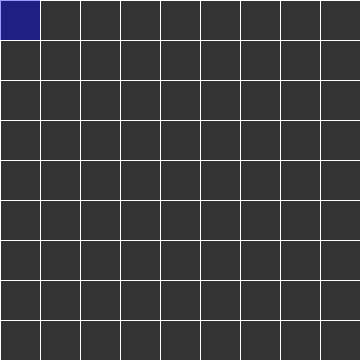
Frame 1 (no input)
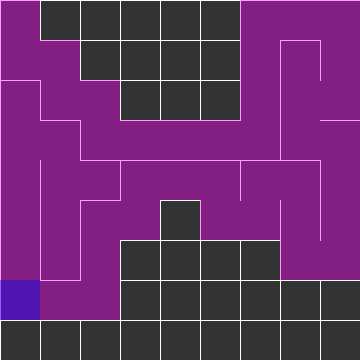
Frame 60 (the mouse pressed at the canvas centre just before this capture)
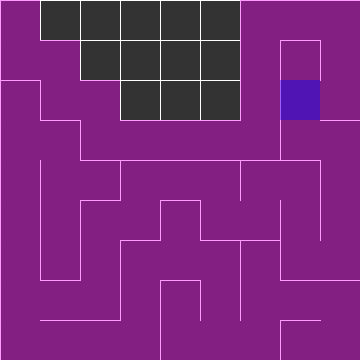
Frame 120 (the mouse held since frame 60 and released just before this capture)

The Processing sketch that drew these frames (run headless with seeded random() and noise(); from frame 60 on, the mouse is pressed at the canvas centre):

// Processing sketch: cell
// ── cell.pde
class Cell {
  int row,col;
  boolean topWall=true;
  boolean rightWall=true;
  boolean bottomWall=true;
  boolean leftWall=true;
  boolean visited = false;
  
  Cell(int i,int j){
    row=i;
    col=j;
  }


Cell checkNeighbors(){
  ArrayList<Cell> neighbors = new ArrayList<Cell>();
  Cell top = grid.get(index(row,col-1));
  Cell right  = grid.get(index(row+1, col));
  Cell bottom = grid.get(index(row, col+1));
  Cell left   = grid.get(index(row-1, col));
  if (top != null && !top.visited) {
      neighbors.add(top);
    }
    if (right != null && !right.visited) {
      neighbors.add(right);
    }
    if (bottom != null && !bottom.visited) {
      neighbors.add(bottom);
    }
    if (left != null && !left.visited) {
      neighbors.add(left);
    }
 if (neighbors.size() > 0) {
      int r = floor(random(0, neighbors.size()));
      return neighbors.get(r);
    } else {
      return null;
    }
  }
  void highlight() {
    int x = this.row*w;
    int y = this.col*w;
    noStroke();
    fill(0, 0, 255, 100);
    rect(x, y, w, w);

  }
  void show() { 
    int x = this.row*w;
    int y = this.col*w;
    stroke(255);
    if (this.topWall) {
      line(x    , y    , x + w, y);
    }
    if (this.rightWall) {
      line(x + w, y    , x + w, y + w);
    }
    if (this.bottomWall) {
      line(x + w, y + w, x    , y + w);
    }
    if (this.leftWall) {
      line(x    , y + w, x    , y);
    }

    if (this.visited) {
      noStroke();
      fill(255, 0, 255, 100);
      rect(x, y, w, w);
    }
  }
}

// ── logic.pde
int rows,cols;
int w=40;
ArrayList<Cell> grid = new ArrayList<Cell>();

Cell current;
ArrayList<Cell> stack = new ArrayList<Cell>();
public void settings() {
  size(360, 360);
}
void setup() {
  //size(600, 600);
  cols = floor(width/w);
  rows = floor(height/w);
  println(width,height);
  frameRate(25);

  for (int j = 0; j < rows; j++) {
    for (int i = 0; i < cols; i++) {
      Cell cell = new Cell(i, j);
      grid.add(cell);
    }
  }

  current = grid.get(0);

}

void draw() {
  background(51);
  for (int i = 0; i < grid.size(); i++) {
    grid.get(i).show();
  }

  current.visited = true;
  current.highlight();
  
   //STEP 1
  Cell next = current.checkNeighbors();
  if (next != null) {
    next.visited = true;

    // STEP 2
    stack.add(current);

    // STEP 3
    removeWalls(current, next);

    // STEP 4
    current = next;
  } else if (stack.size() > 0) {
    current = stack.remove(stack.size()-1);
  }
}

int index(int i, int j) {
  if (i < 0 || j < 0 || i > cols-1 || j > rows-1) {
    return 0;
  }
  return i + j * cols;
}



void removeWalls(Cell a, Cell b) {
  int x = a.row - b.row;
  if (x == 1) {
    a.leftWall = false;
    b.rightWall = false;
  } else if (x == -1) {
    a.rightWall = false;
    b.leftWall = false;
  }
  int y = a.col - b.col;
  if (y == 1) {
    a.topWall = false;
    b.bottomWall = false;
  } else if (y == -1) {
    a.bottomWall = false;
    b.topWall = false;
  }
}
